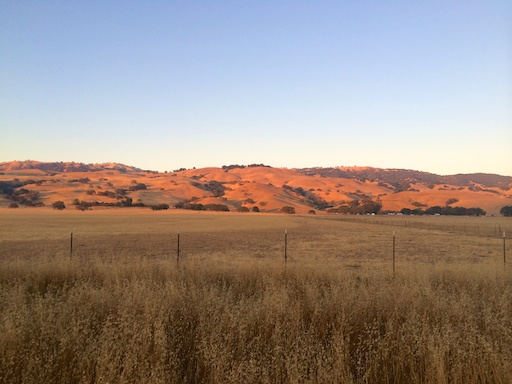
#> input picture sample/source/harvey_bear_ranch.jpg, 512 x 384 px; its folder holds only this picture in this run
$ python thumbnailer.py   (older library calls are emulated)
#> lines starting #> are read from the running program, lines starting #| are printed output that depends on the picture
#!/usr/bin/env python
import glob
import os

from PIL import Image
from progressbar import ProgressBar

width, height = 300, 250  # in px
r, g, b = 0, 0, 0  # background color, 0-255
source_dir = 'sample/source'
destination_dir = '%s_%sx%s' % (source_dir, width, height)

try:
    os.makedirs(destination_dir)
except:
    pass

filelist = glob.glob('%s/*' % source_dir)
number_of_files = len(filelist)

count = 0
progress = ProgressBar(maxval=number_of_files).start()
for filename in filelist:
    if filename[-3:].lower() not in ('png', 'jpg', 'gif'):
        continue
    image = Image.open('%s' % filename)
#> image is the input picture: PIL image 512x384 RGB; mean R, G, B 153.5, 139.7, 132.4

    exif = image._getexif()
#> exif = 41 items
    orientation_key = 274  # cf ExifTags
    if orientation_key in exif:
        orientation = exif[orientation_key]
#> orientation = 1

        rotate_values = {
            3: 180,
            6: 270,
            8: 90
        }

        if orientation in rotate_values:
            # Rotate and save the picture
            image = image.rotate(rotate_values[orientation])

    image.thumbnail((width, height), Image.ANTIALIAS)
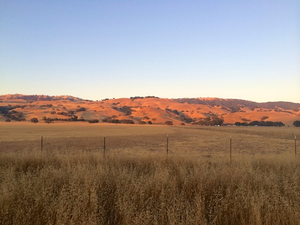
#> image: PIL image 300x225 RGB; mean R, G, B 153.5, 139.7, 132.4
    background = Image.new('RGB', (width, height), (r, g, b))
#> background: PIL image 300x250 RGB; every value is 0
    background.paste(
        image,
        ((width - image.size[0]) / 2, (height - image.size[1]) / 2))
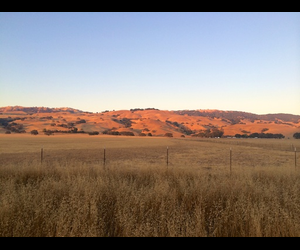
#> background: PIL image 300x250 RGB; mean R, G, B 138.1, 125.8, 119.2
    background.save('%s/%s' % (
        destination_dir, os.path.basename(filename)), 'JPEG')
    count = count + 1
    progress.update(count)
